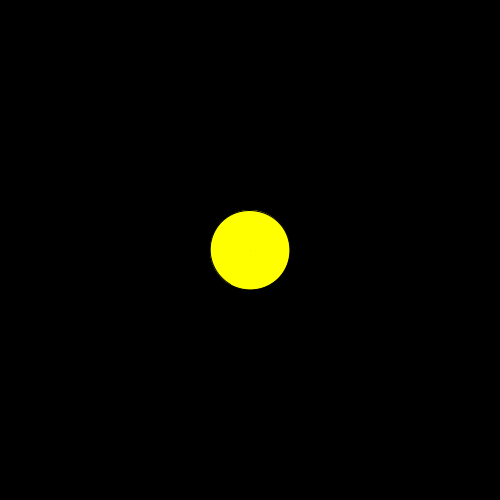
Frame 1 (no input)
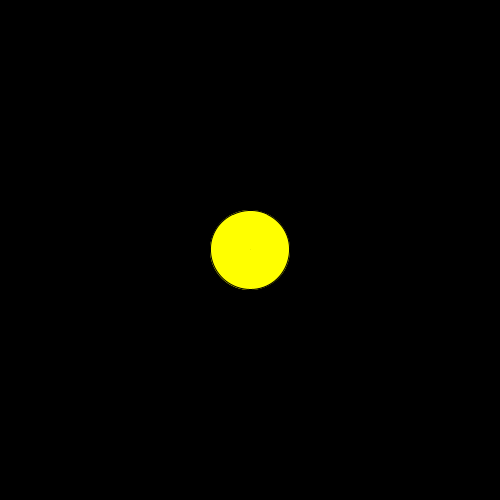
Frame 60 (the mouse pressed at the canvas centre just before this capture)
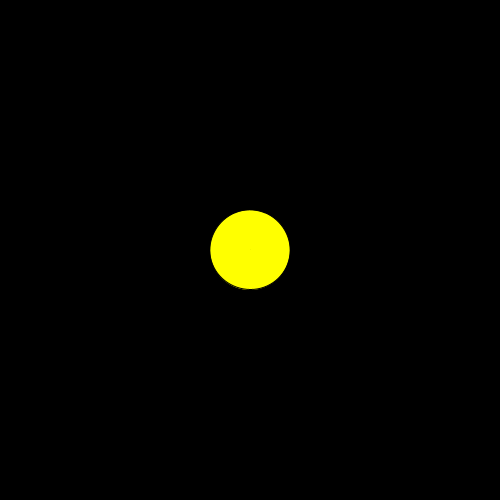
Frame 120 (the mouse held since frame 60 and released just before this capture)

The Processing sketch that drew these frames (run headless with seeded random() and noise(); from frame 60 on, the mouse is pressed at the canvas centre):

// Processing sketch: pacman
// ── pacman.pde
int dirx = 1; //direzionex    1 = destra, -1 = sinistra
int diry = 1; //direzioney    1 = sopra, -1 = sotto
int a = 30; //angolo
int dira = -1;
int v = 3; //velocità
int va = v/2; //velocita spostamento bocca
int x = 60;
int y = 60;
int r = 40; //raggio

void setup()
{
  size(500, 500);
  ellipseMode(RADIUS);
}

void draw()
{
  background(0);
  fill(255, 255, 0);
  
  printX();
  printY();
  
  moveX();
  moveY();


  fill(0);
  ellipse(x, height/2-20, 5, 5);//occhio di pacman
  
}

//metodo W A S D
void keyReleased()
{
  if (key == 'a' || key == 'a')//destra
  {
    dirx = -1;
  }
  if (key == 'd' || key == 'd')//sinistra
  {
    dirx = +1;
  }
  if (key == 'w' || key == 'w')//sopra
  {
    diry = 1;
  }
  if (key == 's' || key == 's')//sotto
  {
    dirx = -1;
  }
}       

void printX()
{
  if (dirx == 1)//da sinistra a destra
  {
    arc(width/2, height/2, r, r, radians(a), radians(360-a) );
  }
  if (dirx == -1)//da destra a sinitra
  {
    arc(width/2, height/2, r, r, radians(180+a), radians(360+180-a) );
  }
}

void printY()
{
   if (diry == 1)//da sotto a sopra
   {
     arc(width/2, height/2, r, r, radians(90+a), radians(360+90-a));
   }
   if (diry == -1)//da sopra a sotto
   {
     arc(width/2, height/2, r, r, radians(270+a), radians(360+270-a));
   }
}


void moveX()
{
  if (x >= width-r || x < r)//se arriva al borso destro || al bordo sinistro
  {
    dirx = -dirx;
  }

  if (a > 30 || a <= 0)
  {
    dira = -dira;
  }
  a+=dira*va;
  x+= dirx;
}


void moveY()
{
  if (y >= height-r || diry < r)//se arriva al bordo superiore o inferiore
  {
    diry = -diry;
  }

  if (a > 30 || a <= 0)
  {
    dira = -dira;
  }
  a+=dira*va;
  y+= diry;
}
